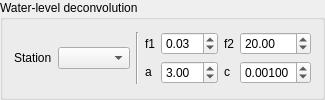
             <widget class="QGroupBox" name="groupBox_4">
              <property name="title">
               <string>Water-level deconvolution</string>
              </property>
              <layout class="QVBoxLayout" name="verticalLayout_16">
               <item>
                <layout class="QHBoxLayout" name="horizontalLayout_23">
                 <item>
                  <widget class="QLabel" name="label">
                   <property name="sizePolicy">
                    <sizepolicy hsizetype="Fixed" vsizetype="Fixed">
                     <horstretch>0</horstretch>
                     <verstretch>0</verstretch>
                    </sizepolicy>
                   </property>
                   <property name="text">
                    <string>Station</string>
                   </property>
                  </widget>
                 </item>
                 <item>
                  <widget class="QComboBox" name="comboBox">
                   <property name="sizePolicy">
                    <sizepolicy hsizetype="Fixed" vsizetype="Fixed">
                     <horstretch>0</horstretch>
                     <verstretch>0</verstretch>
                    </sizepolicy>
                   </property>
                  </widget>
                 </item>
                 <item>
                  <widget class="Line" name="line">
                   <property name="orientation">
                    <enum>Qt::Vertical</enum>
                   </property>
                  </widget>
                 </item>
                 <item>
                  <layout class="QGridLayout" name="gridLayout_6">
                   <item row="0" column="5">
                    <widget class="QDoubleSpinBox" name="doubleSpinBox_28">
                     <property name="singleStep">
                      <double>0.010000000000000</double>
                     </property>
                     <property name="value">
                      <double>20.000000000000000</double>
                     </property>
                    </widget>
                   </item>
                   <item row="1" column="2">
                    <widget class="QLabel" name="label_34">
                     <property name="sizePolicy">
                      <sizepolicy hsizetype="Fixed" vsizetype="Fixed">
                       <horstretch>0</horstretch>
                       <verstretch>0</verstretch>
                      </sizepolicy>
                     </property>
                     <property name="text">
                      <string>a</string>
                     </property>
                    </widget>
                   </item>
                   <item row="1" column="5">
                    <widget class="QDoubleSpinBox" name="doubleSpinBox_2">
                     <property name="decimals">
                      <number>5</number>
                     </property>
                     <property name="maximum">
                      <double>1.000000000000000</double>
                     </property>
                     <property name="singleStep">
                      <double>0.000010000000000</double>
                     </property>
                     <property name="value">
                      <double>0.001000000000000</double>
                     </property>
                    </widget>
                   </item>
                   <item row="0" column="3">
                    <widget class="QDoubleSpinBox" name="doubleSpinBox_27">
                     <property name="singleStep">
                      <double>0.010000000000000</double>
                     </property>
                     <property name="value">
                      <double>0.030000000000000</double>
                     </property>
                    </widget>
                   </item>
                   <item row="1" column="4">
                    <widget class="QLabel" name="label_4">
                     <property name="sizePolicy">
                      <sizepolicy hsizetype="Fixed" vsizetype="Fixed">
                       <horstretch>0</horstretch>
                       <verstretch>0</verstretch>
                      </sizepolicy>
                     </property>
                     <property name="text">
                      <string>c</string>
                     </property>
                    </widget>
                   </item>
                   <item row="0" column="2">
                    <widget class="QLabel" name="label_32">
                     <property name="text">
                      <string>f1</string>
                     </property>
                    </widget>
                   </item>
                   <item row="0" column="4">
                    <widget class="QLabel" name="label_35">
                     <property name="text">
                      <string>f2</string>
                     </property>
                    </widget>
                   </item>
                   <item row="1" column="3">
                    <widget class="QDoubleSpinBox" name="doubleSpinBox">
                     <property name="singleStep">
                      <double>0.010000000000000</double>
                     </property>
                     <property name="value">
                      <double>3.000000000000000</double>
                     </property>
                    </widget>
                   </item>
                  </layout>
                 </item>
                </layout>
               </item>
              </layout>
             </widget>
